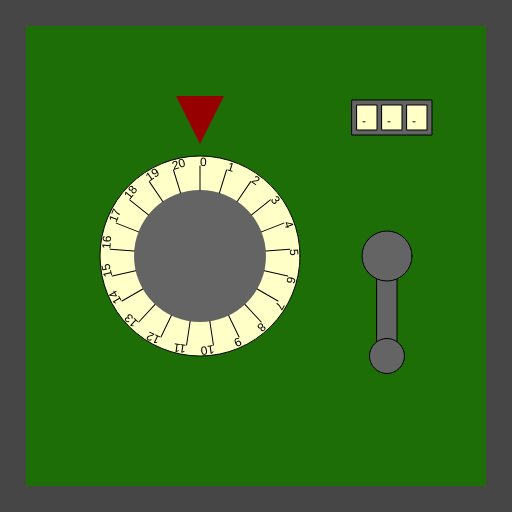
Frame 1 (no input)
Frame 60 (no input): identical to frame 1, image omitted
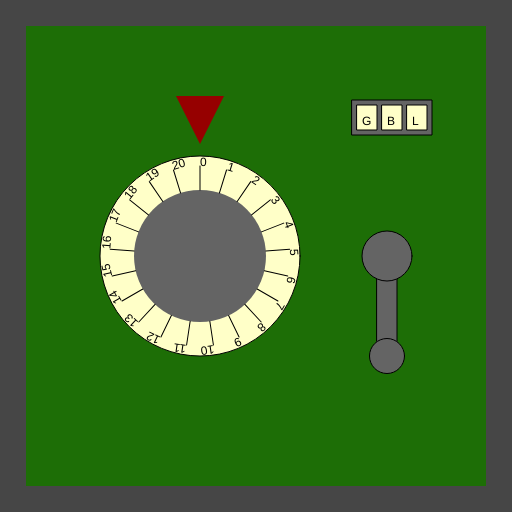
Frame 120 (the mouse pressed at the canvas centre since frame 60)

The p5.js sketch that drew these frames (run headless with seeded random() and noise() and a simulated clock; from frame 60 on, the mouse is pressed at the canvas centre):

// p5.js sketch
// ── sketch.js
/*

Officer: 3721950
CaseNum: 303-1-63439355-3721950

Case 303 - The Case of the Crooked Attorney
Stage 2 - Torvalds' House

This safe is in Torvalds’ home study. Be careful. If you get caught, I don’t know you !

Crack this safe by doing the following:

	When any key is pressed:
	- Decrement Secure_locker_combination_A by 3

	When the mouse button is released:
	- Increment Secure_locker_combination_B by 3

	When any key is released:
	- Make Secure_locker_combination_C equal to the string "NYH"

	When the mouse button is pressed:
	- Make Secure_locker_combination_C equal to the string "GBL"



This time you'll need to create the relevant event handlers yourself.

There are many possible ways of investigating this case, but you
should use ONLY the following commands:

	- The assignment operator aka. the equals sign !
	- Incrementing +=
	- Decrementing -=

*/

//declare the variables

var Secure_locker_combination_A;
var Secure_locker_combination_B;
var Secure_locker_combination_C;


function preload()
{
	//IMAGES WILL BE LOADED HERE

}

function setup()
{
	createCanvas(512,512);

	//initialise the variables
	Secure_locker_combination_A = 0;
	Secure_locker_combination_B = 0;
	Secure_locker_combination_C = "";

}

///////////////////EVENT HANDLERS///////////////////

//Create event handlers here to open the safe ...



function keyPressed()
{
	console.log("keyPressed", key);
	
	///When any key is pressed:
//- Decrement Secure_locker_combination_A by 3
	
	Secure_locker_combination_A -= 3;
}

function mouseReleased()
{
	console.log("mouseReleased");

//When the mouse button is released:
//- Increment Secure_locker_combination_B by 3
	
Secure_locker_combination_B += 3;
	
}

function keyReleased()
{
	console.log("keyReleased", key);
	
	//When any key is released:
	//- Make Secure_locker_combination_C equal to //the string "NYH"
	
	Secure_locker_combination_C = "NYH";
}

function mousePressed()
{
	console.log("mousePressed");
	
	//When the mouse button is pressed:
	//- Make Secure_locker_combination_C equal to //the string "GBL"
	
	Secure_locker_combination_C = "GBL" ;
	
}

///////////////DO NOT CHANGE CODE BELOW THIS POINT///////////////////

function draw()
{

	//Draw the safe door
	background(70);
	noStroke();
	fill(29,110,6);
	rect(26,26,width-52,width-52);

	//Draw the combination dial
	push();
	translate(200,height/2);
	drawDial(200, Secure_locker_combination_A, 21);
	pop();

	//Draw the lever
	push();
	translate(width - 125,256);
	drawLever(Secure_locker_combination_B);
	pop();

	//Draw the spinner
	push();
	translate(width - 120,100);
	drawSpinner(3, Secure_locker_combination_C);
	pop();

}

function drawDial(diameter,num,maxNum)
{
	//the combination lock

	var r = diameter * 0.5;
	var p = r * 0.6;

	stroke(0);
	fill(255,255,200);
	ellipse(0,0,diameter,diameter);
	fill(100);
	noStroke();
	ellipse(0,0,diameter*0.66,diameter*0.66);
	fill(150,0,0);
	triangle(
		-p * 0.4,-r-p,
		p * 0.4,-r-p,
		0,-r-p/5
	);

	noStroke();

	push();
	var inc = 360/maxNum;

	rotate(radians(-num * inc));
	for(var i = 0; i < maxNum; i++)
	{
		push();
		rotate(radians(i * inc));
		stroke(0);
		line(0,-r*0.66,0,-(r-10));
		noStroke();
		fill(0);
		text(i,0,-(r-10));
		pop();
	}

	pop();
}

function drawLever(rot)
{
	push();
	rotate(radians(-rot))
	stroke(0);
	fill(100);
	rect(-10,0,20,100);
	ellipse(0,0,50,50);
	ellipse(0,100,35,35);
	pop();
}

function drawSpinner(numSpinners, val)
{
	var sw = 20;
	var ow = (sw + 5) * numSpinners + 5;
	stroke(0);
	fill(100);
	rect(-ow/2,0,ow,35);
	if(typeof(val) == "number")
	{
		val = floor(val).toString(); //convert to string
	}


	for(var d = numSpinners - val.length; d > 0; d--)
	{
		val = "-" + val;
	}

	for(var i = 0; i < numSpinners; i++)
	{
		stroke(0);
		fill(255,255,200);
		rect(-ow/2 + i * (sw + 5) + 5,5,20,25);
		fill(0);
		noStroke();
		text(val[i],-ow/2 + sw/2 + i * (sw +5),25);
	}

}
